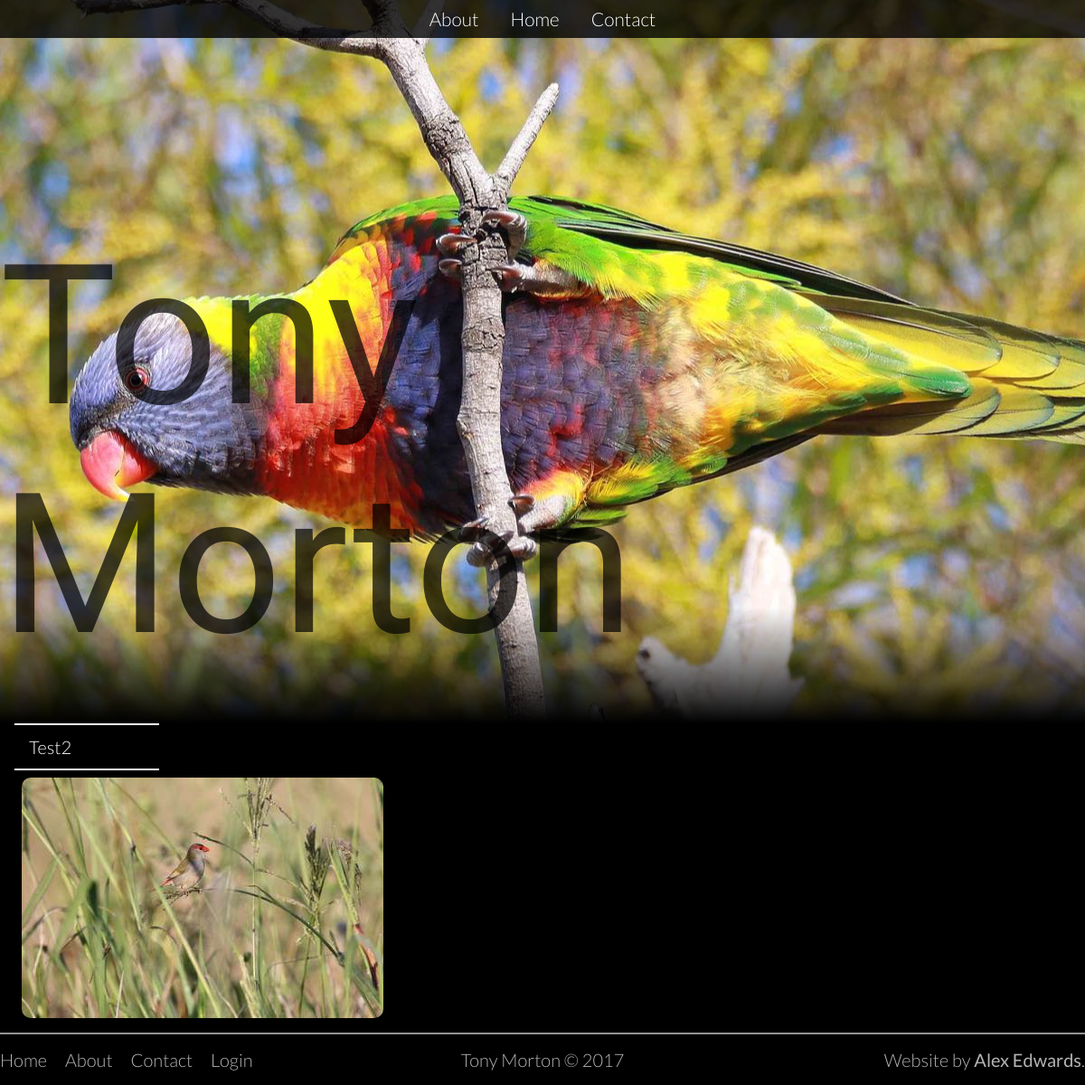
Screenshot of /gallery/test2/ with the database file from the repository.
### photos/models.py (models this page shows, shortened)
class Category(models.Model):
    name = models.CharField(max_length=128, unique=True)
    slug = models.SlugField(unique=True)
    class Meta:
        verbose_name_plural = "categories"
    def __str__(self):
        return self.name

class Photo(models.Model):
    id = models.CharField(max_length=32, primary_key=True, default=getTimeHex)
    name = models.CharField(max_length=128)
    description = models.TextField(default="", blank=True)
    category = models.ForeignKey(Category, blank=True, null=True)
    source = models.ImageField(upload_to='source')
    iso = models.CharField(max_length=128, default="", blank=True)
    lens = models.CharField(max_length=128, default="", blank=True)
    focal_length = models.CharField(max_length=128, default="", blank=True)
    exposure_time = models.CharField(max_length=128, default="", blank=True)
    takenDate = models.CharField(max_length=128, default="", blank=True)
    aperture = models.CharField(max_length=128, default="", blank=True)

### photos/views.py (the view)
# urls.py: url(r'^gallery/(?P<category_slug>[\w\-]+)/$', views.category, name='category'),
def category(request, category_slug):
    category = get_object_or_404(Category, slug=category_slug)
    return index(request, category)

### photos/views.py (called while the page is built)
def index(request, category=None):
    if category == None:
        photos_all = Photo.objects.all().order_by("-id")
    else:
        photos_all = Photo.objects.filter(category=category)
    paginator = Paginator(photos_all, 5)
    page = request.GET.get('page', '1')
    category_list = Category.objects.all()
    try:
        photos = paginator.page(page)
    except PageNotAnInteger:
        photos = paginator.page(1)
    except EmptyPage:
        photos = paginator.page(paginator.num_pages)
    showNav = paginator.num_pages >= 2
    return render(request, 'photos/index.html', {'photos': photos, 'category':category, 'categories':category_list, 'showNav': showNav})

### templates/photos/index.html (shortened to what this page needs)
{% extends 'photos/base.html' %}
{% load staticfiles %}
{% block header_block %}
<section class="full">
    <h1>Tony Morton</h1>
    <div class="fadein">
    </div>
    <div class="gradient"></div>
</section>
{% endblock %}
{% block body_block %}
    <div class="categories">
        {% if category is None %}
            <span>All</span>
        {% else %}
            <span>{{category}}</span>
        {% endif %}
    </div>
    <section class="gallery">
    {% for photo in photos %}
        <a onclick="showModal('/photo/{{photo.id}}')">
            <img src="/media/thumb/{{ photo.id }}.jpg">
        </a>
    {% endfor %}
    </section>
{% endblock %}

### static/styles/main.css (style rules this page uses)
* { box-sizing: border-box; }
html, body { margin: 0; padding: 0; font-family: 'Lato', sans-serif; background-color: black; width: 100%; height: 100%; }
header > section.full { position: relative; background: url("/static/photos/4.jpg"); background-position: center; height: 100vh; width: 100%; top: 0; left: 0; }
header > section.full h1 { font-family: 'Reenie Beanie'; font-size: 13.5rem; font-weight: 400; color: rgba(0, 0, 0, 0.7); position: absolute; bottom: 3rem; right: 3rem; margin: 0; }
header > section.full .fadein { height: 100%; width: 100%; }
header > section.full .gradient { margin-top: -8rem; height: 8rem; background: linear-gradient(to top, black, transparent); }
body { color: white; }
.categories { width: 10rem; position: relative; height: 3rem; font-weight: 300; color: white; position: relative; border-top: 2px solid white; border-bottom: 2px solid white; box-sizing: content-box; }
.categories span { display: block; padding-left: 1rem; line-height: 3rem; font-size: 1.25rem; }
.gallery a { width: 400px; border-radius: 10px; overflow: hidden; position: relative; z-index: 0; display: block; cursor: zoom-in; margin: 0.5rem; }
.gallery a img { width: 400px; display: block; position: relative; transition: all 0.4s; }

### rows the page displays
Category: name "Test2"
Photo: id (picture)
